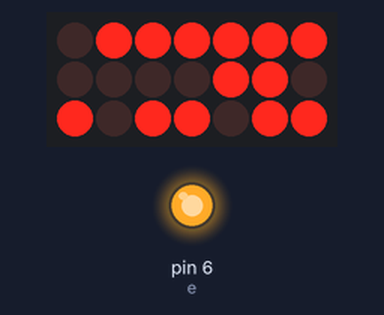
The sketch below on a simulated Arduino Uno, built with avr-gcc and run on an emulated ATmega328P. On the bench: 7×3 LED matrix, output pins drawn as LEDs (lit = HIGH). Wiring (inferred from the names in the program): LED matrix (orientation assumed): rows pin 12, pin 11, pin 10; columns pin 2, pin 3, pin 4, pin 5, pin 7, pin 8, pin 9. Pins used as bus, display or sensor lines are not drawn.

Above: at 0.1 s.
At 1.6 s:
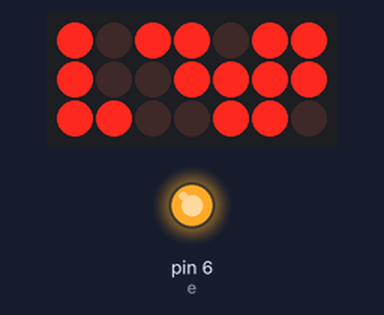
At 3.2 s:
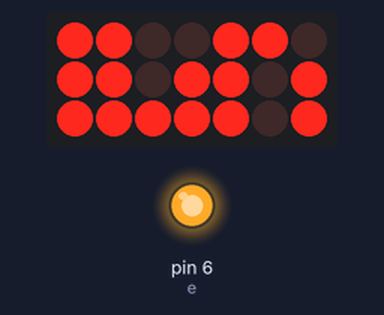
At 6.9 s:
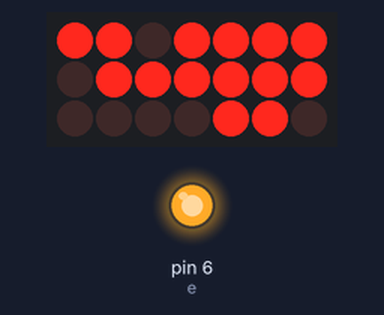
Timing chart, 0 to 8.4 s (numbered marks = the images above):
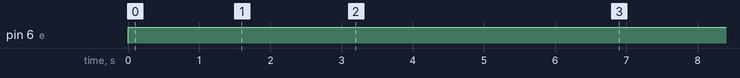

Measured:
- by itself, pin 6 (e): LOW → HIGH at 0.00 s
- by itself, everything shown: repeats every 7.6 s, in 10 steps
- what the display in image 0 shows lasts 0.8 s, from 0.0 s to 0.8 s

The sketch:

light_test2.ino
```cpp
const int a = 2;
const int b = 3;
const int c = 4;
const int d = 5;
const int e = 6;
const int f = 7;
const int g = 8;
const int h = 9;

int dig1 = 10;
int dig2 = 11;
int dig3 = 12;


int Fnd_seg[10][8] = {
  {1, 0, 0, 0, 1, 0, 0, 0},//0
  {1, 1, 1, 1, 1, 0, 0, 1},//1
  {0, 1, 0, 0, 1, 1, 0, 0},//2
  {0, 1, 1, 0, 1, 0, 0, 0},//3
  {0, 0, 1, 1, 1, 0, 0, 1},//4
  {0, 0, 1, 0, 1, 0, 1, 0},//5
  {0, 0, 0, 0, 1, 0, 1, 0}, //6
  {1, 1, 1, 1, 1, 0, 0, 0},//7
  {0, 0, 0, 0, 1, 0, 0, 0},//8
  {0, 0, 1, 0, 1, 0, 0, 0},//9
};


void setup() {
  // put your setup code here, to run once:
  pinMode(a, OUTPUT);
  pinMode(b, OUTPUT);
  pinMode(c, OUTPUT);
  pinMode(d, OUTPUT);
  pinMode(e, OUTPUT);
  pinMode(f, OUTPUT);
  pinMode(g, OUTPUT);
  pinMode(h, OUTPUT);

  pinMode(dig1, OUTPUT);
  pinMode(dig2, OUTPUT);
  pinMode(dig3, OUTPUT);

  digitalWrite(dig1, HIGH);
  digitalWrite(dig2, HIGH);
  digitalWrite(dig3, HIGH);

}

void dig1_Find_Write(int row) {
  int seg_Pin = 2;

  digitalWrite(dig1, LOW);
  digitalWrite(dig2, LOW);
  digitalWrite(dig3, HIGH);
  for (int segPos = 0; segPos < 8; segPos++) {
    digitalWrite(seg_Pin, Fnd_seg[row][segPos]);
    seg_Pin++;
  }
}

void dig2_Find_Write(int row) {
  int seg_Pin = 2;

  digitalWrite(dig1, LOW);
  digitalWrite(dig2, HIGH);
  digitalWrite(dig3, LOW);
  for (int segPos = 0; segPos < 8; segPos++) {
    digitalWrite(seg_Pin, Fnd_seg[row][segPos]);
    seg_Pin++;
  }
}

void dig3_Find_Write(int row) {
  int seg_Pin = 2;

  digitalWrite(dig1, HIGH);
  digitalWrite(dig2, LOW);
  digitalWrite(dig3, LOW);
  for (int segPos = 0; segPos < 8; segPos++) {
    digitalWrite(seg_Pin, Fnd_seg[row][segPos]);
    seg_Pin++;
  }
}

void loop() {
  // put your main code here, to run repeatedly:

  int d1 = 0;
  int d2 = 1;
  int d3 = 2;

  for (int count = 0; count < 10; count++) {
    for (int i = 0; i < 50; i++) {
      dig1_Find_Write(d1);
      delay(5);
      dig2_Find_Write(d2);
      delay(5);
      dig3_Find_Write(d3);
      delay(5);
    }
    d1++;
    d2++;
    d3++;

    if (d2 == 10) {
      d2 = 0;
    }
    if (d3 == 10) {
      d3 = 0;
    }
  }

}
```
